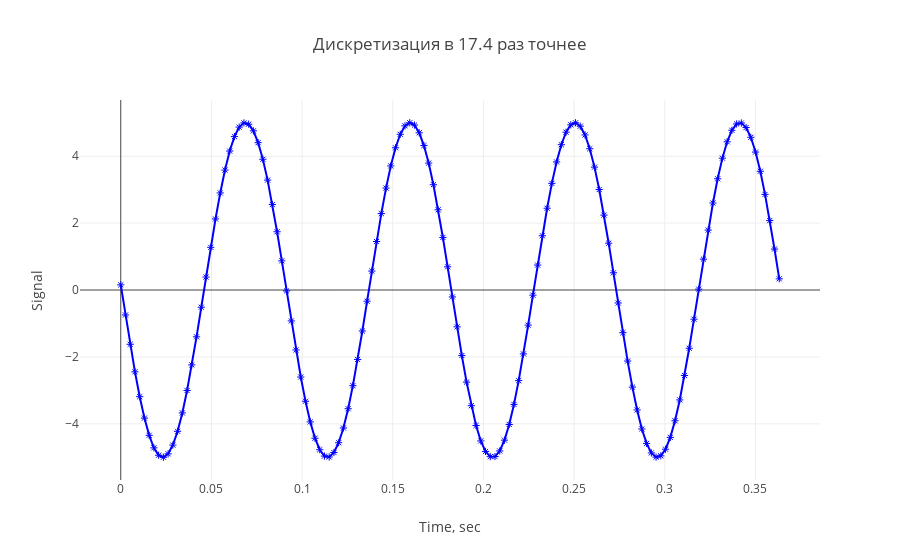

The notebook cell this image was saved under:
### Code cell
data = [
    go.Scatter(
        x = tv,
        y = y1v,
        mode = 'markers+lines',
        marker = dict(color='blue', symbol=135),
        name = f'Дискретизация в {mvis} раз точнее'
    )
]
layout = go.Layout(
    title=f'Дискретизация в {mvis} раз точнее',
    xaxis=dict(title='Time, sec'),
    yaxis=dict(title='Signal')
    )
fig = go.Figure(data=data, layout=layout)
iplot(fig)

### Figure 1 — Plotly figure (JSON) as saved in the notebook; plotly's stock layout.template omitted (floating-point values rounded to 4 significant figures; data arrays with more than 128 entries replaced by an {"elided": "..."} marker saying what was removed)
{"data": [{"marker": {"color": "blue", "symbol": 135}, "mode": "markers+lines", "name": "Дискретизация в 17.4 раз точнее", "type": "scatter", "uid": "dbebb62a-0a05-44ad-869d-6cb4a60deb80", "x": {"elided": "140 float values"}, "y": {"elided": "140 float values"}}], "layout": {"title": {"text": "Дискретизация в 17.4 раз точнее"}, "xaxis": {"title": {"text": "Time, sec"}}, "yaxis": {"title": {"text": "Signal"}}}}
